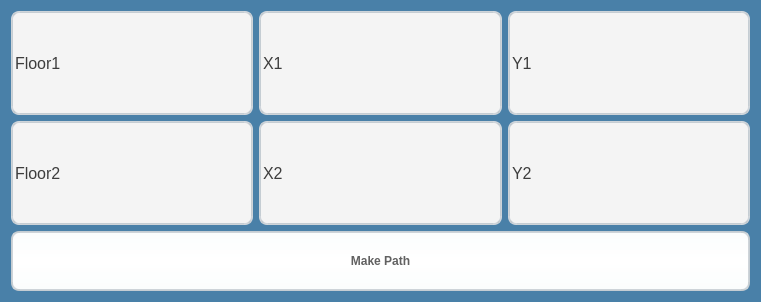
<?xml version="1.0" encoding="UTF-8"?>
<ui version="4.0">
 <class>path_widget</class>
 <widget class="QWidget" name="path_widget">
  <property name="geometry">
   <rect>
    <x>0</x>
    <y>0</y>
    <width>761</width>
    <height>302</height>
   </rect>
  </property>
  <property name="palette">
   <palette>
    <active>
     <colorrole role="Base">
      <brush brushstyle="SolidPattern">
       <color alpha="255">
        <red>255</red>
        <green>255</green>
        <blue>255</blue>
       </color>
      </brush>
     </colorrole>
     <colorrole role="Window">
      <brush brushstyle="SolidPattern">
       <color alpha="255">
        <red>73</red>
        <green>128</green>
        <blue>168</blue>
       </color>
      </brush>
     </colorrole>
    </active>
    <inactive>
     <colorrole role="Base">
      <brush brushstyle="SolidPattern">
       <color alpha="255">
        <red>255</red>
        <green>255</green>
        <blue>255</blue>
       </color>
      </brush>
     </colorrole>
     <colorrole role="Window">
      <brush brushstyle="SolidPattern">
       <color alpha="255">
        <red>73</red>
        <green>128</green>
        <blue>168</blue>
       </color>
      </brush>
     </colorrole>
    </inactive>
    <disabled>
     <colorrole role="Base">
      <brush brushstyle="SolidPattern">
       <color alpha="255">
        <red>73</red>
        <green>128</green>
        <blue>168</blue>
       </color>
      </brush>
     </colorrole>
     <colorrole role="Window">
      <brush brushstyle="SolidPattern">
       <color alpha="255">
        <red>73</red>
        <green>128</green>
        <blue>168</blue>
       </color>
      </brush>
     </colorrole>
    </disabled>
   </palette>
  </property>
  <property name="cursor">
   <cursorShape>CrossCursor</cursorShape>
  </property>
  <property name="mouseTracking">
   <bool>true</bool>
  </property>
  <property name="windowTitle">
   <string>PathWidget</string>
  </property>
  <property name="toolTipDuration">
   <number>-5</number>
  </property>
  <property name="autoFillBackground">
   <bool>true</bool>
  </property>
  <property name="styleSheet">
   <string notr="true">/*
 * MacOS Style Sheet for QT Applications
 * Author: Jaime A. Quiroga P.
 * Company: GTRONICK
 * Last updated: 25/12/2020, 23:10.
 * Available at: https://github.com/GTRONICK/QSS/blob/master/MacOS.qss
 */
QMainWindow {
    background-color:#4980a8;
}
QPushButton, QToolButton, QCommandLinkButton{
    padding: 0 5px 0 5px;
    border-style: solid;
    border-top-color: qlineargradient(spread:pad, x1:0, y1:0, x2:0, y2:1, stop:0 #c1c9cf, stop:1 #d2d8dd);
    border-right-color: qlineargradient(spread:pad, x1:1, y1:0, x2:0, y2:0, stop:0 #c1c9cf, stop:1 #d2d8dd);
    border-bottom-color: qlineargradient(spread:pad, x1:0, y1:1, x2:0, y2:0, stop:0 #c1c9cf, stop:1 #d2d8dd);
    border-left-color: qlineargradient(spread:pad, x1:0, y1:0, x2:1, y2:0, stop:0 #c1c9cf, stop:1 #d2d8dd);
    border-width: 2px;
    border-radius: 8px;
    color: #616161;
    font-weight: bold;
    background-color: qlineargradient(spread:pad, x1:0.5, y1:0, x2:0.5, y2:1, stop:0 #fbfdfd, stop:0.5 #ffffff, stop:1 #fbfdfd);
}
QPushButton::default, QToolButton::default, QCommandLinkButton::default{
    border: 2px solid transparent;
    color: #FFFFFF;
    background-color: qlineargradient(spread:pad, x1:0.5, y1:0, x2:0.5, y2:1, stop:0 #84afe5, stop:1 #1168e4);
}
QPushButton:hover, QToolButton:hover, QCommandLinkButton:hover{
    color: #3d3d3d;
}
QPushButton:pressed, QToolButton:pressed, QCommandLinkButton:pressed{
    color: #aeaeae;
    background-color: qlineargradient(spread:pad, x1:0.5, y1:0, x2:0.5, y2:1, stop:0 #ffffff, stop:0.5 #fbfdfd, stop:1 #ffffff);
}
QPushButton:disabled, QToolButton:disabled, QCommandLinkButton:disabled{
    color: #616161;
    background-color: qlineargradient(spread:pad, x1:0.5, y1:0, x2:0.5, y2:1, stop:0 #dce7eb, stop:0.5 #e0e8eb, stop:1 #dee7ec);
}
QLineEdit, QTextEdit, QPlainTextEdit, QSpinBox, QDoubleSpinBox, QTimeEdit, QDateEdit, QDateTimeEdit {
    border-width: 2px;
    border-radius: 8px;
    border-style: solid;
    border-top-color: qlineargradient(spread:pad, x1:0.5, y1:1, x2:0.5, y2:0, stop:0 #c1c9cf, stop:1 #d2d8dd);
    border-right-color: qlineargradient(spread:pad, x1:0, y1:0, x2:1, y2:0, stop:0 #c1c9cf, stop:1 #d2d8dd);
    border-bottom-color: qlineargradient(spread:pad, x1:0.5, y1:0, x2:0.5, y2:1, stop:0 #c1c9cf, stop:1 #d2d8dd);
    border-left-color: qlineargradient(spread:pad, x1:1, y1:0, x2:0, y2:0, stop:0 #c1c9cf, stop:1 #d2d8dd);
    background-color: #f4f4f4;
    color: #3d3d3d;
}
QLineEdit:focus, QTextEdit:focus, QPlainTextEdit:focus, QSpinBox:focus, QDoubleSpinBox:focus, QTimeEdit:focus, QDateEdit:focus, QDateTimeEdit:focus {
    border-width: 2px;
    border-radius: 8px;
    border-style: solid;
    border-top-color: qlineargradient(spread:pad, x1:0.5, y1:1, x2:0.5, y2:0, stop:0 #85b7e3, stop:1 #9ec1db);
    border-right-color: qlineargradient(spread:pad, x1:0, y1:0, x2:1, y2:0, stop:0 #85b7e3, stop:1 #9ec1db);
    border-bottom-color: qlineargradient(spread:pad, x1:0.5, y1:0, x2:0.5, y2:1, stop:0 #85b7e3, stop:1 #9ec1db);
    border-left-color: qlineargradient(spread:pad, x1:1, y1:0, x2:0, y2:0, stop:0 #85b7e3, stop:1 #9ec1db);
    background-color: #f4f4f4;
    color: #3d3d3d;
}
QLineEdit:disabled, QTextEdit:disabled, QPlainTextEdit:disabled, QSpinBox:disabled, QDoubleSpinBox:disabled, QTimeEdit:disabled, QDateEdit:disabled, QDateTimeEdit:disabled {
    color: #b9b9b9;
}
QSpinBox::up-button, QDoubleSpinBox::up-button, QTimeEdit::up-button, QDateEdit::up-button, QDateTimeEdit::up-button {
    subcontrol-origin: padding;
    subcontrol-position: top right;
    width: 15px;
    color: #272727;
    border-left-width: 1px;
    border-left-color: darkgray;
    border-left-style: solid;
    border-top-right-radius: 3px;
    padding: 3px;
}
QSpinBox::down-button, QDoubleSpinBox::down-button, QTimeEdit::down-button, QDateEdit::down-button, QDateTimeEdit::down-button {
    subcontrol-origin: padding;
    subcontrol-position: bottom right;
    width: 15px;
    color: #272727;
    border-left-width: 1px;
    border-left-color: darkgray;
    border-left-style: solid;
    border-bottom-right-radius: 3px;
    padding: 3px;
}
QSpinBox::up-button:pressed, QDoubleSpinBox::up-button:pressed, QTimeEdit::up-button:pressed, QDateEdit::up-button:pressed, QDateTimeEdit::up-button:pressed {
    color: #aeaeae;
    background-color: qlineargradient(spread:pad, x1:0.5, y1:0, x2:0.5, y2:1, stop:0 #ffffff, stop:0.5 #fbfdfd, stop:1 #ffffff);
}
QSpinBox::down-button:pressed, QDoubleSpinBox::down-button:pressed, QTimeEdit::down-button:pressed, QDateEdit::down-button:pressed, QDateTimeEdit::down-button:pressed {
    color: #aeaeae;
    background-color: qlineargradient(spread:pad, x1:0.5, y1:0, x2:0.5, y2:1, stop:0 #ffffff, stop:0.5 #fbfdfd, stop:1 #ffffff);
}
QSpinBox::up-button:hover, QDoubleSpinBox::up-button:hover, QTimeEdit::up-button:hover, QDateEdit::up-button:hover, QDateTimeEdit::up-button:hover {
    color: #FFFFFF;
    border-top-right-radius: 5px;
    background-color: qlineargradient(spread:pad, x1:0.5, y1:0, x2:0.5, y2:1, stop:0 #84afe5, stop:1 #1168e4);
    
}
QSpinBox::down-button:hover, QDoubleSpinBox::down-button:hover, QTimeEdit::down-button:hover, QDateEdit::down-button:hover, QDateTimeEdit::down-button:hover {
    color: #FFFFFF;
    border-bottom-right-radius: 5px;
    background-color: qlineargradient(spread:pad, x1:0.5, y1:0, x2:0.5, y2:1, stop:0 #84afe5, stop:1 #1168e4);
}
QSpinBox::up-arrow, QDoubleSpinBox::up-arrow, QTimeEdit::up-arrow, QDateEdit::up-arrow, QDateTimeEdit::up-arrow {
    image: url(/usr/share/icons/Adwaita/16x16/actions/go-up-symbolic.symbolic.png);
}
QSpinBox::down-arrow, QDoubleSpinBox::down-arrow, QTimeEdit::down-arrow, QDateEdit::down-arrow, QDateTimeEdit::down-arrow {
    image: url(/usr/share/icons/Adwaita/16x16/actions/go-down-symbolic.symbolic.png);
}
QProgressBar {
    max-height: 8px;
    text-align: center;
    font: italic bold 11px;
    color: #3d3d3d;
    border: 1px solid transparent;
    border-radius:4px;
    background-color: qlineargradient(spread:pad, x1:0, y1:0, x2:0, y2:1, stop:0 #ddd5d5, stop:0.5 #dad3d3, stop:1 #ddd5d5);
}
QProgressBar::chunk {
    background-color: qlineargradient(spread:pad, x1:0, y1:0, x2:0, y2:1, stop:0 #467dd1, stop:0.5 #3b88fc, stop:1 #467dd1);
    border-radius: 4px;
}
QProgressBar:disabled {
    color: #616161;
}
QProgressBar::chunk:disabled {
    background-color: #aeaeae;
}
QSlider::groove {
    border: 1px solid #bbbbbb;
    background-color: #52595d;
    border-radius: 4px;
}
QSlider::groove:horizontal {
    height: 6px;
}
QSlider::groove:vertical {
    width: 6px;
}
QSlider::handle:horizontal {
    background: #ffffff;
    border-style: solid;
    border-width: 1px;
    border-color: rgb(207,207,207);
    width: 12px;
    margin: -5px 0;
    border-radius: 7px;
}
QSlider::handle:vertical {
    background: #ffffff;
    border-style: solid;
    border-width: 1px;
    border-color: rgb(207,207,207);
    height: 12px;
    margin: 0 -5px;
    border-radius: 7px;
}
QSlider::add-page, QSlider::sub-page {
    border: 1px transparent;
    background-color: #52595d;
    border-radius: 4px;
}
QSlider::add-page:horizontal {
    background: qlineargradient(spread:pad, x1:0, y1:0, x2:0, y2:1, stop:0 #ddd5d5, stop:0.5 #dad3d3, stop:1 #ddd5d5);
}
QSlider::sub-page:horizontal {
    background-color: qlineargradient(spread:pad, x1:0, y1:0, x2:1, y2:0, stop:0 #467dd1, stop:0.5 #3b88fc, stop:1 #467dd1);
}
QSlider::add-page:vertical {
    background-color: qlineargradient(spread:pad, x1:0, y1:0, x2:0, y2:1, stop:0 #467dd1, stop:0.5 #3b88fc, stop:1 #467dd1);
}
QSlider::sub-page:vertical {
    background: qlineargradient(spread:pad, x1:0, y1:0, x2:1, y2:0, stop:0 #ddd5d5, stop:0.5 #dad3d3, stop:1 #ddd5d5);
}
QSlider::add-page:horizontal:disabled, QSlider::sub-page:horizontal:disabled, QSlider::add-page:vertical:disabled, QSlider::sub-page:vertical:disabled {
    background: #b9b9b9;
}
QComboBox, QFontComboBox {
    border-width: 2px;
    border-radius: 8px;
    border-style: solid;
    border-top-color: qlineargradient(spread:pad, x1:0.5, y1:1, x2:0.5, y2:0, stop:0 #c1c9cf, stop:1 #d2d8dd);
    border-right-color: qlineargradient(spread:pad, x1:0, y1:0, x2:1, y2:0, stop:0 #c1c9cf, stop:1 #d2d8dd);
    border-bottom-color: qlineargradient(spread:pad, x1:0.5, y1:0, x2:0.5, y2:1, stop:0 #c1c9cf, stop:1 #d2d8dd);
    border-left-color: qlineargradient(spread:pad, x1:1, y1:0, x2:0, y2:0, stop:0 #c1c9cf, stop:1 #d2d8dd);
    background-color: #f4f4f4;
    color: #272727;
    padding-left: 5px;
}
QComboBox:editable, QComboBox:!editable, QComboBox::drop-down:editable, QComboBox:!editable:on, QComboBox::drop-down:editable:on {
    background: #ffff;
}
QComboBox::drop-down {
    subcontrol-origin: padding;
    subcontrol-position: top right;
    width: 15px;
    color: #272727;
    border-left-width: 1px;
    border-left-color: darkgray;
    border-left-style: solid;
    border-top-right-radius: 3px;
    border-bottom-right-radius: 3px;
}
QComboBox::down-arrow {
    image: url(/usr/share/icons/Adwaita/16x16/actions/go-down-symbolic.symbolic.png); /*Adawaita icon thene*/
}

QComboBox::down-arrow:on {
    top: 1px;
    left: 1px;
}
QComboBox QAbstractItemView {
    border: 1px solid darkgray;
    border-radius: 8px;
    selection-background-color: #dadada;
    selection-color: #272727;
    color: #272727;
    background: white;
}
QLabel, QCheckBox, QRadioButton {
    color: #272727;
}
QCheckBox {
    padding: 2px;
}
QCheckBox:disabled, QRadioButton:disabled {
    color: #808086;
    padding: 2px;
}

QCheckBox:hover {
    border-radius:4px;
    border-style:solid;
    padding-left: 1px;
    padding-right: 1px;
    padding-bottom: 1px;
    padding-top: 1px;
    border-width:1px;
    border-color: transparent;
}
QCheckBox::indicator:checked {
    image: url(/usr/share/icons/Adwaita/16x16/actions/object-select-symbolic.symbolic.png);
    height: 15px;
    width: 15px;
    border-style:solid;
    border-width: 1px;
    border-color: #48a5fd;
    color: #ffffff;
    border-radius: 3px;
    background-color: qlineargradient(spread:pad, x1:0, y1:0, x2:0, y2:1, stop:0 #48a5fd, stop:0.5 #329cfb, stop:1 #48a5fd);
}
QCheckBox::indicator:unchecked {
    
    height: 15px;
    width: 15px;
    border-style:solid;
    border-width: 1px;
    border-color: #48a5fd;
    border-radius: 3px;
    background-color: #fbfdfa;
}
QLCDNumber {
    color: #616161;;
}
QMenuBar {
    background-color: #ececec;
}
QMenuBar::item {
    color: #616161;
    spacing: 3px;
    padding: 1px 4px;
    background-color: #ececec;
}

QMenuBar::item:selected {
    background-color: #dadada;
    color: #3d3d3d;
}
QMenu {
    background-color: #ececec;
}
QMenu::item:selected {
    background-color: #dadada;
    color: #3d3d3d;
}
QMenu::item {
    color: #616161;;
    background-color: #e0e0e0;
}
QTabWidget {
    color:rgb(0,0,0);
    background-color:#000000;
}
QTabWidget::pane {
    border-color: #050a0e;
    background-color: #e0e0e0;
    border-width: 1px;
    border-radius: 4px;
    position: absolute;
    top: -0.5em;
    padding-top: 0.5em;
}

QTabWidget::tab-bar {
    alignment: center;
}

QTabBar::tab {
    border-bottom: 1px solid #c0c0c0;
    padding: 3px;
    color: #272727;
    background-color: #fefefc;
    margin-left:0px;
}
QTabBar::tab:!last {
    border-right: 1px solid;
    border-right-color: #c0c0c0;
    border-bottom-color: #c0c0c0;
}
QTabBar::tab:first {
    border-top-left-radius: 4px;
    border-bottom-left-radius: 4px;
}
QTabBar::tab:last {
    border-top-right-radius: 4px;
    border-bottom-right-radius: 4px;
}
QTabBar::tab:selected, QTabBar::tab:last:selected, QTabBar::tab:hover {
    color: #FFFFFF;
    background-color: qlineargradient(spread:pad, x1:0.5, y1:0, x2:0.5, y2:1, stop:0 #84afe5, stop:1 #1168e4);
}
QRadioButton::indicator {
    height: 14px;
    width: 14px;
    border-style:solid;
    border-radius:7px;
    border-width: 1px;
}
QRadioButton::indicator:checked {
    border-color: #48a5fd;
    background-color: qradialgradient(cx:0.5, cy:0.5, radius:0.4,fx:0.5, fy:0.5, stop:0 #ffffff, stop:0.5 #ffffff, stop:0.6 #48a5fd, stop:1 #48a5fd);
}
QRadioButton::indicator:!checked {
    border-color: #a9b7c6;
    background-color: #fbfdfa;
}
QStatusBar {
    color:#027f7f;
}

QDial {
    background: #16a085;
}

QToolBox {
    color: #a9b7c6;
    background-color: #222b2e;
}
QToolBox::tab {
    color: #a9b7c6;
    background-color:#222b2e;
}
QToolBox::tab:selected {
    color: #FFFFFF;
    background-color:#222b2e;
}
QScrollArea {
    color: #FFFFFF;
    background-color:#222b2e;
}

QScrollBar:horizontal {
	max-height: 10px;
	border: 1px transparent grey;
	margin: 0px 20px 0px 20px;
	background: transparent;
}
QScrollBar:vertical {
	max-width: 10px;
	border: 1px transparent grey;
	margin: 20px 0px 20px 0px;
	background: transparent;
}
QScrollBar::handle:vertical, QScrollBar::handle:horizontal {
	background: #52595d;
	border-style: transparent;
	border-radius: 4px;
	min-height: 25px;
}
QScrollBar::handle:horizontal:hover, QScrollBar::handle:vertical:hover {
	background: qlineargradient(spread:pad, x1:0, y1:0, x2:1, y2:0, stop:0 #467dd1, stop:0.5 #3b88fc, stop:1 #467dd1);
}
QScrollBar::add-line, QScrollBar::sub-line {
    border: 2px transparent grey;
    border-radius: 4px;
    subcontrol-origin: margin;
    background: #b9b9b9;
}
QScrollBar::add-line:horizontal {
    width: 20px;
    subcontrol-position: right;
}
QScrollBar::add-line:vertical {
    height: 20px;
    subcontrol-position: bottom;
}
QScrollBar::sub-line:horizontal {
    width: 20px;
    subcontrol-position: left;
}
QScrollBar::sub-line:vertical {
    height: 20px;
    subcontrol-position: top;
}
QScrollBar::add-line:vertical:pressed, QScrollBar::add-line:horizontal:pressed, QScrollBar::sub-line:horizontal:pressed, QScrollBar::sub-line:vertical:pressed {
    background: qlineargradient(spread:pad, x1:0, y1:0, x2:1, y2:0, stop:0 #467dd1, stop:0.5 #3b88fc, stop:1 #467dd1);
}
QScrollBar::add-page:horizontal, QScrollBar::sub-page:horizontal, QScrollBar::add-page:vertical, QScrollBar::sub-page:vertical {
    background: none;
}
QScrollBar::up-arrow:vertical {
    image: url(/usr/share/icons/Adwaita/16x16/actions/go-up-symbolic.symbolic.png);
}
QScrollBar::down-arrow:vertical {
    image: url(/usr/share/icons/Adwaita/16x16/actions/go-down-symbolic.symbolic.png);
}
QScrollBar::left-arrow:horizontal {
    image: url(/usr/share/icons/Adwaita/16x16/actions/go-previous-symbolic.symbolic.png);
}
QScrollBar::right-arrow:horizontal {
    image: url(/usr/share/icons/Adwaita/16x16/actions/go-next-symbolic.symbolic.png);
}</string>
  </property>
  <layout class="QHBoxLayout" name="horizontalLayout_3">
   <item>
    <layout class="QVBoxLayout" name="verticalLayout">
     <item>
      <layout class="QHBoxLayout" name="horizontalLayout">
       <item>
        <widget class="QLineEdit" name="lineEdit">
         <property name="sizePolicy">
          <sizepolicy hsizetype="Expanding" vsizetype="Expanding">
           <horstretch>0</horstretch>
           <verstretch>0</verstretch>
          </sizepolicy>
         </property>
         <property name="minimumSize">
          <size>
           <width>0</width>
           <height>15</height>
          </size>
         </property>
         <property name="font">
          <font>
           <pointsize>12</pointsize>
          </font>
         </property>
         <property name="text">
          <string>Floor1</string>
         </property>
        </widget>
       </item>
       <item>
        <widget class="QLineEdit" name="lineEdit_2">
         <property name="sizePolicy">
          <sizepolicy hsizetype="Expanding" vsizetype="Expanding">
           <horstretch>0</horstretch>
           <verstretch>0</verstretch>
          </sizepolicy>
         </property>
         <property name="minimumSize">
          <size>
           <width>0</width>
           <height>15</height>
          </size>
         </property>
         <property name="font">
          <font>
           <pointsize>12</pointsize>
          </font>
         </property>
         <property name="text">
          <string>X1</string>
         </property>
        </widget>
       </item>
       <item>
        <widget class="QLineEdit" name="lineEdit_3">
         <property name="sizePolicy">
          <sizepolicy hsizetype="Expanding" vsizetype="Expanding">
           <horstretch>0</horstretch>
           <verstretch>0</verstretch>
          </sizepolicy>
         </property>
         <property name="minimumSize">
          <size>
           <width>0</width>
           <height>15</height>
          </size>
         </property>
         <property name="font">
          <font>
           <pointsize>12</pointsize>
          </font>
         </property>
         <property name="text">
          <string>Y1</string>
         </property>
        </widget>
       </item>
      </layout>
     </item>
     <item>
      <layout class="QHBoxLayout" name="horizontalLayout_2">
       <item>
        <widget class="QLineEdit" name="lineEdit_4">
         <property name="sizePolicy">
          <sizepolicy hsizetype="Expanding" vsizetype="Expanding">
           <horstretch>0</horstretch>
           <verstretch>0</verstretch>
          </sizepolicy>
         </property>
         <property name="minimumSize">
          <size>
           <width>0</width>
           <height>15</height>
          </size>
         </property>
         <property name="font">
          <font>
           <pointsize>12</pointsize>
          </font>
         </property>
         <property name="text">
          <string>Floor2</string>
         </property>
        </widget>
       </item>
       <item>
        <widget class="QLineEdit" name="lineEdit_5">
         <property name="sizePolicy">
          <sizepolicy hsizetype="Expanding" vsizetype="Expanding">
           <horstretch>0</horstretch>
           <verstretch>0</verstretch>
          </sizepolicy>
         </property>
         <property name="minimumSize">
          <size>
           <width>0</width>
           <height>15</height>
          </size>
         </property>
         <property name="font">
          <font>
           <pointsize>12</pointsize>
          </font>
         </property>
         <property name="text">
          <string>X2</string>
         </property>
        </widget>
       </item>
       <item>
        <widget class="QLineEdit" name="lineEdit_6">
         <property name="sizePolicy">
          <sizepolicy hsizetype="Expanding" vsizetype="Expanding">
           <horstretch>0</horstretch>
           <verstretch>0</verstretch>
          </sizepolicy>
         </property>
         <property name="minimumSize">
          <size>
           <width>0</width>
           <height>15</height>
          </size>
         </property>
         <property name="font">
          <font>
           <pointsize>12</pointsize>
          </font>
         </property>
         <property name="text">
          <string>Y2</string>
         </property>
        </widget>
       </item>
      </layout>
     </item>
     <item>
      <widget class="QPushButton" name="pushButton">
       <property name="minimumSize">
        <size>
         <width>130</width>
         <height>60</height>
        </size>
       </property>
       <property name="styleSheet">
        <string notr="true">/*
 * MacOS Style Sheet for QT Applications
 * Author: Jaime A. Quiroga P.
 * Company: GTRONICK
 * Last updated: 25/12/2020, 23:10.
 * Available at: https://github.com/GTRONICK/QSS/blob/master/MacOS.qss
 */
QMainWindow {
    background-color:#ececec;
}
QPushButton, QToolButton, QCommandLinkButton{
    padding: 0 5px 0 5px;
    border-style: solid;
    border-top-color: qlineargradient(spread:pad, x1:0, y1:0, x2:0, y2:1, stop:0 #c1c9cf, stop:1 #d2d8dd);
    border-right-color: qlineargradient(spread:pad, x1:1, y1:0, x2:0, y2:0, stop:0 #c1c9cf, stop:1 #d2d8dd);
    border-bottom-color: qlineargradient(spread:pad, x1:0, y1:1, x2:0, y2:0, stop:0 #c1c9cf, stop:1 #d2d8dd);
    border-left-color: qlineargradient(spread:pad, x1:0, y1:0, x2:1, y2:0, stop:0 #c1c9cf, stop:1 #d2d8dd);
    border-width: 2px;
    border-radius: 8px;
    color: #616161;
    font-weight: bold;
    background-color: qlineargradient(spread:pad, x1:0.5, y1:0, x2:0.5, y2:1, stop:0 #fbfdfd, stop:0.5 #ffffff, stop:1 #fbfdfd);
}
QPushButton::default, QToolButton::default, QCommandLinkButton::default{
    border: 2px solid transparent;
    color: #FFFFFF;
    background-color: qlineargradient(spread:pad, x1:0.5, y1:0, x2:0.5, y2:1, stop:0 #84afe5, stop:1 #1168e4);
}
QPushButton:hover, QToolButton:hover, QCommandLinkButton:hover{
    color: #3d3d3d;
}
QPushButton:pressed, QToolButton:pressed, QCommandLinkButton:pressed{
    color: #aeaeae;
    background-color: qlineargradient(spread:pad, x1:0.5, y1:0, x2:0.5, y2:1, stop:0 #ffffff, stop:0.5 #fbfdfd, stop:1 #ffffff);
}
QPushButton:disabled, QToolButton:disabled, QCommandLinkButton:disabled{
    color: #616161;
    background-color: qlineargradient(spread:pad, x1:0.5, y1:0, x2:0.5, y2:1, stop:0 #dce7eb, stop:0.5 #e0e8eb, stop:1 #dee7ec);
}
QLineEdit, QTextEdit, QPlainTextEdit, QSpinBox, QDoubleSpinBox, QTimeEdit, QDateEdit, QDateTimeEdit {
    border-width: 2px;
    border-radius: 8px;
    border-style: solid;
    border-top-color: qlineargradient(spread:pad, x1:0.5, y1:1, x2:0.5, y2:0, stop:0 #c1c9cf, stop:1 #d2d8dd);
    border-right-color: qlineargradient(spread:pad, x1:0, y1:0, x2:1, y2:0, stop:0 #c1c9cf, stop:1 #d2d8dd);
    border-bottom-color: qlineargradient(spread:pad, x1:0.5, y1:0, x2:0.5, y2:1, stop:0 #c1c9cf, stop:1 #d2d8dd);
    border-left-color: qlineargradient(spread:pad, x1:1, y1:0, x2:0, y2:0, stop:0 #c1c9cf, stop:1 #d2d8dd);
    background-color: #f4f4f4;
    color: #3d3d3d;
}
QLineEdit:focus, QTextEdit:focus, QPlainTextEdit:focus, QSpinBox:focus, QDoubleSpinBox:focus, QTimeEdit:focus, QDateEdit:focus, QDateTimeEdit:focus {
    border-width: 2px;
    border-radius: 8px;
    border-style: solid;
    border-top-color: qlineargradient(spread:pad, x1:0.5, y1:1, x2:0.5, y2:0, stop:0 #85b7e3, stop:1 #9ec1db);
    border-right-color: qlineargradient(spread:pad, x1:0, y1:0, x2:1, y2:0, stop:0 #85b7e3, stop:1 #9ec1db);
    border-bottom-color: qlineargradient(spread:pad, x1:0.5, y1:0, x2:0.5, y2:1, stop:0 #85b7e3, stop:1 #9ec1db);
    border-left-color: qlineargradient(spread:pad, x1:1, y1:0, x2:0, y2:0, stop:0 #85b7e3, stop:1 #9ec1db);
    background-color: #f4f4f4;
    color: #3d3d3d;
}
QLineEdit:disabled, QTextEdit:disabled, QPlainTextEdit:disabled, QSpinBox:disabled, QDoubleSpinBox:disabled, QTimeEdit:disabled, QDateEdit:disabled, QDateTimeEdit:disabled {
    color: #b9b9b9;
}
QSpinBox::up-button, QDoubleSpinBox::up-button, QTimeEdit::up-button, QDateEdit::up-button, QDateTimeEdit::up-button {
    subcontrol-origin: padding;
    subcontrol-position: top right;
    width: 15px;
    color: #272727;
    border-left-width: 1px;
    border-left-color: darkgray;
    border-left-style: solid;
    border-top-right-radius: 3px;
    padding: 3px;
}
QSpinBox::down-button, QDoubleSpinBox::down-button, QTimeEdit::down-button, QDateEdit::down-button, QDateTimeEdit::down-button {
    subcontrol-origin: padding;
    subcontrol-position: bottom right;
    width: 15px;
    color: #272727;
    border-left-width: 1px;
    border-left-color: darkgray;
    border-left-style: solid;
    border-bottom-right-radius: 3px;
    padding: 3px;
}
QSpinBox::up-button:pressed, QDoubleSpinBox::up-button:pressed, QTimeEdit::up-button:pressed, QDateEdit::up-button:pressed, QDateTimeEdit::up-button:pressed {
    color: #aeaeae;
    background-color: qlineargradient(spread:pad, x1:0.5, y1:0, x2:0.5, y2:1, stop:0 #ffffff, stop:0.5 #fbfdfd, stop:1 #ffffff);
}
QSpinBox::down-button:pressed, QDoubleSpinBox::down-button:pressed, QTimeEdit::down-button:pressed, QDateEdit::down-button:pressed, QDateTimeEdit::down-button:pressed {
    color: #aeaeae;
    background-color: qlineargradient(spread:pad, x1:0.5, y1:0, x2:0.5, y2:1, stop:0 #ffffff, stop:0.5 #fbfdfd, stop:1 #ffffff);
}
QSpinBox::up-button:hover, QDoubleSpinBox::up-button:hover, QTimeEdit::up-button:hover, QDateEdit::up-button:hover, QDateTimeEdit::up-button:hover {
    color: #FFFFFF;
    border-top-right-radius: 5px;
    background-color: qlineargradient(spread:pad, x1:0.5, y1:0, x2:0.5, y2:1, stop:0 #84afe5, stop:1 #1168e4);
    
}
QSpinBox::down-button:hover, QDoubleSpinBox::down-button:hover, QTimeEdit::down-button:hover, QDateEdit::down-button:hover, QDateTimeEdit::down-button:hover {
    color: #FFFFFF;
    border-bottom-right-radius: 5px;
    background-color: qlineargradient(spread:pad, x1:0.5, y1:0, x2:0.5, y2:1, stop:0 #84afe5, stop:1 #1168e4);
}
QSpinBox::up-arrow, QDoubleSpinBox::up-arrow, QTimeEdit::up-arrow, QDateEdit::up-arrow, QDateTimeEdit::up-arrow {
    image: url(/usr/share/icons/Adwaita/16x16/actions/go-up-symbolic.symbolic.png);
}
QSpinBox::down-arrow, QDoubleSpinBox::down-arrow, QTimeEdit::down-arrow, QDateEdit::down-arrow, QDateTimeEdit::down-arrow {
    image: url(/usr/share/icons/Adwaita/16x16/actions/go-down-symbolic.symbolic.png);
}
QProgressBar {
    max-height: 8px;
    text-align: center;
    font: italic bold 11px;
    color: #3d3d3d;
    border: 1px solid transparent;
    border-radius:4px;
    background-color: qlineargradient(spread:pad, x1:0, y1:0, x2:0, y2:1, stop:0 #ddd5d5, stop:0.5 #dad3d3, stop:1 #ddd5d5);
}
QProgressBar::chunk {
    background-color: qlineargradient(spread:pad, x1:0, y1:0, x2:0, y2:1, stop:0 #467dd1, stop:0.5 #3b88fc, stop:1 #467dd1);
    border-radius: 4px;
}
QProgressBar:disabled {
    color: #616161;
}
QProgressBar::chunk:disabled {
    background-color: #aeaeae;
}
QSlider::groove {
    border: 1px solid #bbbbbb;
    background-color: #52595d;
    border-radius: 4px;
}
QSlider::groove:horizontal {
    height: 6px;
}
QSlider::groove:vertical {
    width: 6px;
}
QSlider::handle:horizontal {
    background: #ffffff;
    border-style: solid;
    border-width: 1px;
    border-color: rgb(207,207,207);
    width: 12px;
    margin: -5px 0;
    border-radius: 7px;
}
QSlider::handle:vertical {
    background: #ffffff;
    border-style: solid;
    border-width: 1px;
    border-color: rgb(207,207,207);
    height: 12px;
    margin: 0 -5px;
    border-radius: 7px;
}
QSlider::add-page, QSlider::sub-page {
    border: 1px transparent;
    background-color: #52595d;
    border-radius: 4px;
}
QSlider::add-page:horizontal {
    background: qlineargradient(spread:pad, x1:0, y1:0, x2:0, y2:1, stop:0 #ddd5d5, stop:0.5 #dad3d3, stop:1 #ddd5d5);
}
QSlider::sub-page:horizontal {
    background-color: qlineargradient(spread:pad, x1:0, y1:0, x2:1, y2:0, stop:0 #467dd1, stop:0.5 #3b88fc, stop:1 #467dd1);
}
QSlider::add-page:vertical {
    background-color: qlineargradient(spread:pad, x1:0, y1:0, x2:0, y2:1, stop:0 #467dd1, stop:0.5 #3b88fc, stop:1 #467dd1);
}
QSlider::sub-page:vertical {
    background: qlineargradient(spread:pad, x1:0, y1:0, x2:1, y2:0, stop:0 #ddd5d5, stop:0.5 #dad3d3, stop:1 #ddd5d5);
}
QSlider::add-page:horizontal:disabled, QSlider::sub-page:horizontal:disabled, QSlider::add-page:vertical:disabled, QSlider::sub-page:vertical:disabled {
    background: #b9b9b9;
}
QComboBox, QFontComboBox {
    border-width: 2px;
    border-radius: 8px;
    border-style: solid;
    border-top-color: qlineargradient(spread:pad, x1:0.5, y1:1, x2:0.5, y2:0, stop:0 #c1c9cf, stop:1 #d2d8dd);
    border-right-color: qlineargradient(spread:pad, x1:0, y1:0, x2:1, y2:0, stop:0 #c1c9cf, stop:1 #d2d8dd);
    border-bottom-color: qlineargradient(spread:pad, x1:0.5, y1:0, x2:0.5, y2:1, stop:0 #c1c9cf, stop:1 #d2d8dd);
    border-left-color: qlineargradient(spread:pad, x1:1, y1:0, x2:0, y2:0, stop:0 #c1c9cf, stop:1 #d2d8dd);
    background-color: #f4f4f4;
    color: #272727;
    padding-left: 5px;
}
QComboBox:editable, QComboBox:!editable, QComboBox::drop-down:editable, QComboBox:!editable:on, QComboBox::drop-down:editable:on {
    background: #ffff;
}
QComboBox::drop-down {
    subcontrol-origin: padding;
    subcontrol-position: top right;
    width: 15px;
    color: #272727;
    border-left-width: 1px;
    border-left-color: darkgray;
    border-left-style: solid;
    border-top-right-radius: 3px;
    border-bottom-right-radius: 3px;
}
QComboBox::down-arrow {
    image: url(/usr/share/icons/Adwaita/16x16/actions/go-down-symbolic.symbolic.png); /*Adawaita icon thene*/
}

QComboBox::down-arrow:on {
    top: 1px;
    left: 1px;
}
QComboBox QAbstractItemView {
    border: 1px solid darkgray;
    border-radius: 8px;
    selection-background-color: #dadada;
    selection-color: #272727;
    color: #272727;
    background: white;
}
QLabel, QCheckBox, QRadioButton {
    color: #272727;
}
QCheckBox {
    padding: 2px;
}
QCheckBox:disabled, QRadioButton:disabled {
    color: #808086;
    padding: 2px;
}

QCheckBox:hover {
    border-radius:4px;
    border-style:solid;
    padding-left: 1px;
    padding-right: 1px;
    padding-bottom: 1px;
    padding-top: 1px;
    border-width:1px;
    border-color: transparent;
}
QCheckBox::indicator:checked {
    image: url(/usr/share/icons/Adwaita/16x16/actions/object-select-symbolic.symbolic.png);
    height: 15px;
    width: 15px;
    border-style:solid;
    border-width: 1px;
    border-color: #48a5fd;
    color: #ffffff;
    border-radius: 3px;
    background-color: qlineargradient(spread:pad, x1:0, y1:0, x2:0, y2:1, stop:0 #48a5fd, stop:0.5 #329cfb, stop:1 #48a5fd);
}
QCheckBox::indicator:unchecked {
    
    height: 15px;
    width: 15px;
    border-style:solid;
    border-width: 1px;
    border-color: #48a5fd;
    border-radius: 3px;
    background-color: #fbfdfa;
}
QLCDNumber {
    color: #616161;;
}
QMenuBar {
    background-color: #ececec;
}
QMenuBar::item {
    color: #616161;
    spacing: 3px;
    padding: 1px 4px;
    background-color: #ececec;
}

QMenuBar::item:selected {
    background-color: #dadada;
    color: #3d3d3d;
}
QMenu {
    background-color: #ececec;
}
QMenu::item:selected {
    background-color: #dadada;
    color: #3d3d3d;
}
QMenu::item {
    color: #616161;;
    background-color: #e0e0e0;
}
QTabWidget {
    color:rgb(0,0,0);
    background-color:#000000;
}
QTabWidget::pane {
    border-color: #050a0e;
    background-color: #e0e0e0;
    border-width: 1px;
    border-radius: 4px;
    position: absolute;
    top: -0.5em;
    padding-top: 0.5em;
}

QTabWidget::tab-bar {
    alignment: center;
}

QTabBar::tab {
    border-bottom: 1px solid #c0c0c0;
    padding: 3px;
    color: #272727;
    background-color: #fefefc;
    margin-left:0px;
}
QTabBar::tab:!last {
    border-right: 1px solid;
    border-right-color: #c0c0c0;
    border-bottom-color: #c0c0c0;
}
QTabBar::tab:first {
    border-top-left-radius: 4px;
    border-bottom-left-radius: 4px;
}
QTabBar::tab:last {
    border-top-right-radius: 4px;
    border-bottom-right-radius: 4px;
}
QTabBar::tab:selected, QTabBar::tab:last:selected, QTabBar::tab:hover {
    color: #FFFFFF;
    background-color: qlineargradient(spread:pad, x1:0.5, y1:0, x2:0.5, y2:1, stop:0 #84afe5, stop:1 #1168e4);
}
QRadioButton::indicator {
    height: 14px;
    width: 14px;
    border-style:solid;
    border-radius:7px;
    border-width: 1px;
}
QRadioButton::indicator:checked {
    border-color: #48a5fd;
    background-color: qradialgradient(cx:0.5, cy:0.5, radius:0.4,fx:0.5, fy:0.5, stop:0 #ffffff, stop:0.5 #ffffff, stop:0.6 #48a5fd, stop:1 #48a5fd);
}
QRadioButton::indicator:!checked {
    border-color: #a9b7c6;
    background-color: #fbfdfa;
}
QStatusBar {
    color:#027f7f;
}

QDial {
    background: #16a085;
}

QToolBox {
    color: #a9b7c6;
    background-color: #222b2e;
}
QToolBox::tab {
    color: #a9b7c6;
    background-color:#222b2e;
}
QToolBox::tab:selected {
    color: #FFFFFF;
    background-color:#222b2e;
}
QScrollArea {
    color: #FFFFFF;
    background-color:#222b2e;
}

QScrollBar:horizontal {
	max-height: 10px;
	border: 1px transparent grey;
	margin: 0px 20px 0px 20px;
	background: transparent;
}
QScrollBar:vertical {
	max-width: 10px;
	border: 1px transparent grey;
	margin: 20px 0px 20px 0px;
	background: transparent;
}
QScrollBar::handle:vertical, QScrollBar::handle:horizontal {
	background: #52595d;
	border-style: transparent;
	border-radius: 4px;
	min-height: 25px;
}
QScrollBar::handle:horizontal:hover, QScrollBar::handle:vertical:hover {
	background: qlineargradient(spread:pad, x1:0, y1:0, x2:1, y2:0, stop:0 #467dd1, stop:0.5 #3b88fc, stop:1 #467dd1);
}
QScrollBar::add-line, QScrollBar::sub-line {
    border: 2px transparent grey;
    border-radius: 4px;
    subcontrol-origin: margin;
    background: #b9b9b9;
}
QScrollBar::add-line:horizontal {
    width: 20px;
    subcontrol-position: right;
}
QScrollBar::add-line:vertical {
    height: 20px;
    subcontrol-position: bottom;
}
QScrollBar::sub-line:horizontal {
    width: 20px;
    subcontrol-position: left;
}
QScrollBar::sub-line:vertical {
    height: 20px;
    subcontrol-position: top;
}
QScrollBar::add-line:vertical:pressed, QScrollBar::add-line:horizontal:pressed, QScrollBar::sub-line:horizontal:pressed, QScrollBar::sub-line:vertical:pressed {
    background: qlineargradient(spread:pad, x1:0, y1:0, x2:1, y2:0, stop:0 #467dd1, stop:0.5 #3b88fc, stop:1 #467dd1);
}
QScrollBar::add-page:horizontal, QScrollBar::sub-page:horizontal, QScrollBar::add-page:vertical, QScrollBar::sub-page:vertical {
    background: none;
}
QScrollBar::up-arrow:vertical {
    image: url(/usr/share/icons/Adwaita/16x16/actions/go-up-symbolic.symbolic.png);
}
QScrollBar::down-arrow:vertical {
    image: url(/usr/share/icons/Adwaita/16x16/actions/go-down-symbolic.symbolic.png);
}
QScrollBar::left-arrow:horizontal {
    image: url(/usr/share/icons/Adwaita/16x16/actions/go-previous-symbolic.symbolic.png);
}
QScrollBar::right-arrow:horizontal {
    image: url(/usr/share/icons/Adwaita/16x16/actions/go-next-symbolic.symbolic.png);
}</string>
       </property>
       <property name="text">
        <string>Make Path</string>
       </property>
      </widget>
     </item>
    </layout>
   </item>
  </layout>
 </widget>
 <tabstops>
  <tabstop>lineEdit</tabstop>
  <tabstop>lineEdit_4</tabstop>
  <tabstop>lineEdit_2</tabstop>
  <tabstop>lineEdit_5</tabstop>
  <tabstop>lineEdit_3</tabstop>
  <tabstop>lineEdit_6</tabstop>
  <tabstop>pushButton</tabstop>
 </tabstops>
 <resources/>
 <connections/>
 <slots>
  <slot>CallPathFinder()</slot>
  <slot>onFloor1Edited(QString)</slot>
  <slot>onFloor2Edited(QString)</slot>
  <slot>onX1Edited(QString)</slot>
  <slot>onX2Edited(QString)</slot>
  <slot>onY2Edited(QString)</slot>
  <slot>onY1Edited(QString)</slot>
 </slots>
</ui>
